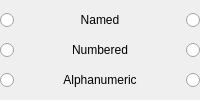
                 <widget class="QFrame" name="SubSets_Frame">
                  <property name="sizePolicy">
                   <sizepolicy hsizetype="MinimumExpanding" vsizetype="Fixed">
                    <horstretch>0</horstretch>
                    <verstretch>0</verstretch>
                   </sizepolicy>
                  </property>
                  <property name="minimumSize">
                   <size>
                    <width>40</width>
                    <height>60</height>
                   </size>
                  </property>
                  <property name="frameShape">
                   <enum>QFrame::NoFrame</enum>
                  </property>
                  <property name="frameShadow">
                   <enum>QFrame::Plain</enum>
                  </property>
                  <layout class="QGridLayout" name="gridLayout" rowstretch="0,0,0">
                   <property name="sizeConstraint">
                    <enum>QLayout::SetMinimumSize</enum>
                   </property>
                   <property name="margin">
                    <number>0</number>
                   </property>
                   <property name="spacing">
                    <number>0</number>
                   </property>
                   <item row="0" column="0">
                    <widget class="QRadioButton" name="PreNam_RB">
                     <property name="sizePolicy">
                      <sizepolicy hsizetype="Fixed" vsizetype="Fixed">
                       <horstretch>0</horstretch>
                       <verstretch>0</verstretch>
                      </sizepolicy>
                     </property>
                     <property name="minimumSize">
                      <size>
                       <width>16</width>
                       <height>20</height>
                      </size>
                     </property>
                     <property name="maximumSize">
                      <size>
                       <width>16</width>
                       <height>20</height>
                      </size>
                     </property>
                     <property name="toolTip">
                      <string>Named</string>
                     </property>
                     <property name="text">
                      <string notr="true"/>
                     </property>
                    </widget>
                   </item>
                   <item row="0" column="1">
                    <widget class="QLabel" name="Nam_Lab">
                     <property name="sizePolicy">
                      <sizepolicy hsizetype="MinimumExpanding" vsizetype="Fixed">
                       <horstretch>0</horstretch>
                       <verstretch>0</verstretch>
                      </sizepolicy>
                     </property>
                     <property name="minimumSize">
                      <size>
                       <width>64</width>
                       <height>20</height>
                      </size>
                     </property>
                     <property name="maximumSize">
                      <size>
                       <width>16777215</width>
                       <height>20</height>
                      </size>
                     </property>
                     <property name="text">
                      <string>Named</string>
                     </property>
                     <property name="alignment">
                      <set>Qt::AlignCenter</set>
                     </property>
                    </widget>
                   </item>
                   <item row="0" column="2">
                    <widget class="QRadioButton" name="SufNam_RB">
                     <property name="sizePolicy">
                      <sizepolicy hsizetype="Fixed" vsizetype="Fixed">
                       <horstretch>0</horstretch>
                       <verstretch>0</verstretch>
                      </sizepolicy>
                     </property>
                     <property name="minimumSize">
                      <size>
                       <width>16</width>
                       <height>20</height>
                      </size>
                     </property>
                     <property name="maximumSize">
                      <size>
                       <width>16</width>
                       <height>20</height>
                      </size>
                     </property>
                     <property name="toolTip">
                      <string>Named</string>
                     </property>
                     <property name="layoutDirection">
                      <enum>Qt::RightToLeft</enum>
                     </property>
                     <property name="text">
                      <string/>
                     </property>
                    </widget>
                   </item>
                   <item row="1" column="0">
                    <widget class="QRadioButton" name="PreNum_RB">
                     <property name="sizePolicy">
                      <sizepolicy hsizetype="Fixed" vsizetype="Fixed">
                       <horstretch>0</horstretch>
                       <verstretch>0</verstretch>
                      </sizepolicy>
                     </property>
                     <property name="minimumSize">
                      <size>
                       <width>16</width>
                       <height>20</height>
                      </size>
                     </property>
                     <property name="maximumSize">
                      <size>
                       <width>16</width>
                       <height>20</height>
                      </size>
                     </property>
                     <property name="toolTip">
                      <string>Numbered</string>
                     </property>
                     <property name="text">
                      <string/>
                     </property>
                    </widget>
                   </item>
                   <item row="1" column="1">
                    <widget class="QLabel" name="Num_Lab">
                     <property name="sizePolicy">
                      <sizepolicy hsizetype="MinimumExpanding" vsizetype="Fixed">
                       <horstretch>0</horstretch>
                       <verstretch>0</verstretch>
                      </sizepolicy>
                     </property>
                     <property name="minimumSize">
                      <size>
                       <width>64</width>
                       <height>20</height>
                      </size>
                     </property>
                     <property name="maximumSize">
                      <size>
                       <width>16777215</width>
                       <height>20</height>
                      </size>
                     </property>
                     <property name="text">
                      <string>Numbered</string>
                     </property>
                     <property name="alignment">
                      <set>Qt::AlignCenter</set>
                     </property>
                    </widget>
                   </item>
                   <item row="1" column="2">
                    <widget class="QRadioButton" name="SufNum_RB">
                     <property name="sizePolicy">
                      <sizepolicy hsizetype="Fixed" vsizetype="Fixed">
                       <horstretch>0</horstretch>
                       <verstretch>0</verstretch>
                      </sizepolicy>
                     </property>
                     <property name="minimumSize">
                      <size>
                       <width>16</width>
                       <height>20</height>
                      </size>
                     </property>
                     <property name="maximumSize">
                      <size>
                       <width>16</width>
                       <height>20</height>
                      </size>
                     </property>
                     <property name="toolTip">
                      <string>Numbered</string>
                     </property>
                     <property name="layoutDirection">
                      <enum>Qt::RightToLeft</enum>
                     </property>
                     <property name="text">
                      <string/>
                     </property>
                    </widget>
                   </item>
                   <item row="2" column="0">
                    <widget class="QRadioButton" name="PreAlp_RB">
                     <property name="sizePolicy">
                      <sizepolicy hsizetype="Fixed" vsizetype="Fixed">
                       <horstretch>0</horstretch>
                       <verstretch>0</verstretch>
                      </sizepolicy>
                     </property>
                     <property name="minimumSize">
                      <size>
                       <width>16</width>
                       <height>20</height>
                      </size>
                     </property>
                     <property name="maximumSize">
                      <size>
                       <width>16</width>
                       <height>20</height>
                      </size>
                     </property>
                     <property name="toolTip">
                      <string>Alphanumeric</string>
                     </property>
                     <property name="text">
                      <string/>
                     </property>
                    </widget>
                   </item>
                   <item row="2" column="1">
                    <widget class="QLabel" name="Alp_Lab">
                     <property name="sizePolicy">
                      <sizepolicy hsizetype="MinimumExpanding" vsizetype="Fixed">
                       <horstretch>0</horstretch>
                       <verstretch>0</verstretch>
                      </sizepolicy>
                     </property>
                     <property name="minimumSize">
                      <size>
                       <width>64</width>
                       <height>20</height>
                      </size>
                     </property>
                     <property name="maximumSize">
                      <size>
                       <width>16777215</width>
                       <height>20</height>
                      </size>
                     </property>
                     <property name="text">
                      <string>Alphanumeric</string>
                     </property>
                     <property name="alignment">
                      <set>Qt::AlignCenter</set>
                     </property>
                    </widget>
                   </item>
                   <item row="2" column="2">
                    <widget class="QRadioButton" name="SufAlp_RB">
                     <property name="sizePolicy">
                      <sizepolicy hsizetype="Fixed" vsizetype="Fixed">
                       <horstretch>0</horstretch>
                       <verstretch>0</verstretch>
                      </sizepolicy>
                     </property>
                     <property name="minimumSize">
                      <size>
                       <width>16</width>
                       <height>20</height>
                      </size>
                     </property>
                     <property name="maximumSize">
                      <size>
                       <width>16</width>
                       <height>20</height>
                      </size>
                     </property>
                     <property name="toolTip">
                      <string>Alphanumeric</string>
                     </property>
                     <property name="layoutDirection">
                      <enum>Qt::RightToLeft</enum>
                     </property>
                     <property name="text">
                      <string/>
                     </property>
                    </widget>
                   </item>
                  </layout>
                 </widget>
